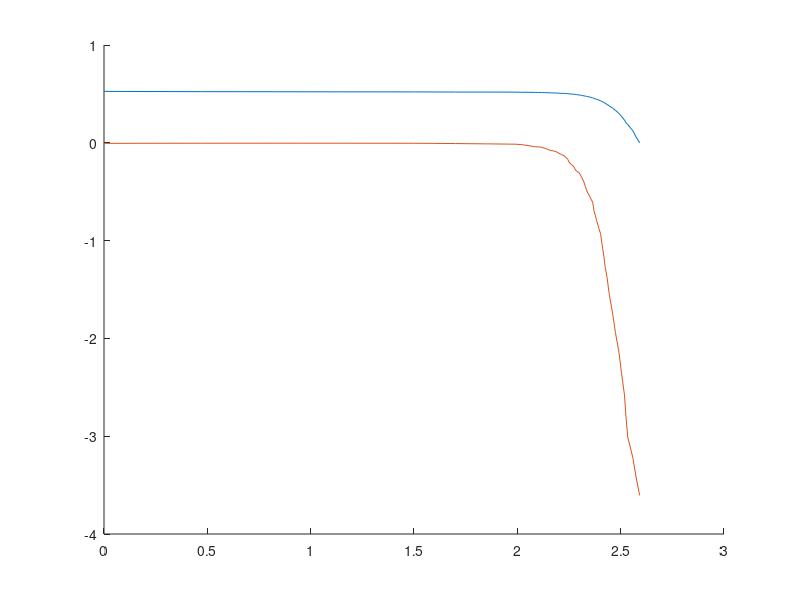
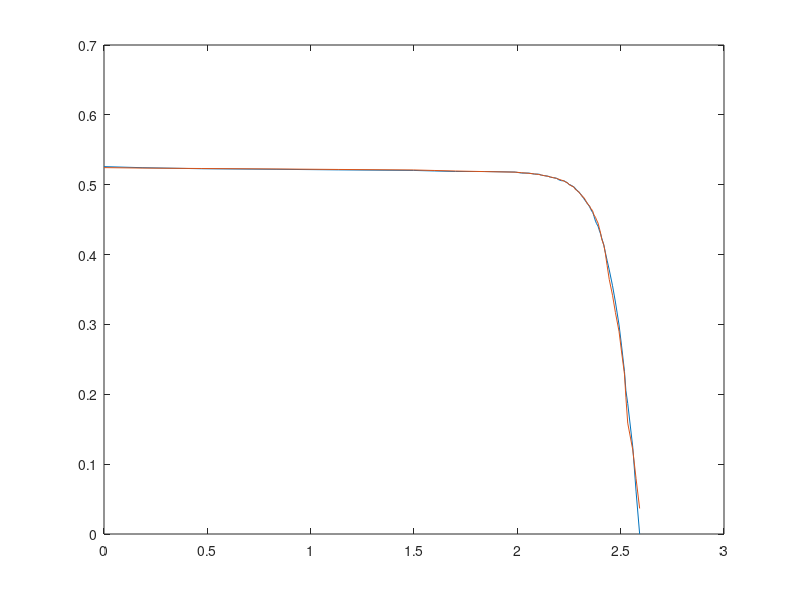

Write the MATLAB code that produced these figures, in order.
clc
clear all
close all

load('data.mat');
%        1   2   3   4  5   6   7   8
order = [3,  2,  3,  1, 2,  1,  2,  2];
span =  [5, 25, 21, 31, 5, 11, 101, 5];

% dt = 1/5; t = (0:dt:200-dt)';  i = 5*sin(2*pi*0.2*t) + randn(size(t));
% order = 3; framelen = 21;  b = sgolay(order,framelen);

for s = 2
    v = data{s,1}; 
    i = data{s,2}; 
    %dydx = gradient(i(:)) ./ gradient(v(:));
% 
% ycenter = conv(i,b((framelen+1)/2,:),'valid');
% ybegin = b(end:-1:(framelen+3)/2,:) * i(framelen:-1:1); yend = b((framelen-1)/2:-1:1,:) * i(end:-1:end-(framelen-1));
% y = [ybegin; ycenter; yend]; plot([i y]) 
% legend('Noisy Sinusoid','S-G smoothed sinusoid')
%     
    

    
    if s == 6
        v(end) = []; 
        i(end) = []; 
    end
    
    sgf = sgolayfilt(i,order(s),span(s)); 
    %sgf = sgolayfilt(dydx,order(s),span(s)); 
    p_origen = -inv((sgf(4)-sgf(1))/(v(4)-v(1)))
    p_final = -inv((sgf(end-4)-sgf(end))/(v(end-4)-v(end)))
    
    figure(s)
        plot(v,[i, sgf])
        
    pendientes(s,:) = [p_origen, p_final];
    
end

%% Filtro a la derivada

didv = gradient(i(:))./gradient(v(:));
didv = sgolayfilt(didv, 3, 21); 

disp([ 'R1 = ' num2str(inv(-didv(1))) 'R2 = ' num2str(inv(-didv(end)))])

figure()
    hold on
    plot(v,i)
    plot(v, didv)
    
% dt = 1/5; t = (0:dt:200-dt)';  x = 5*sin(2*pi*0.2*t) + randn(size(t));
% 
% order = 7; framelen = 21;  b = sgolay(order,framelen);
% ycenter = conv(x,b((framelen+1)/2,:),'valid');
% ybegin = b(end:-1:(framelen+3)/2,:) * x(framelen:-1:1); yend = b((framelen-1)/2:-1:1,:) * x(end:-1:end-(framelen-1));
% y = [ybegin; ycenter; yend]; plot([x y]) 
% legend('Noisy Sinusoid','S-G smoothed sinusoid')
%%


% voc = v(1:40); vsc = v(40:end);
% ioc = i(1:40); isc = i(40:end);
% 
% order = 3;
% span = 21;
% sgf = sgolayfilt(ioc,order,span); 
% figure()
%     plot(voc,[ioc, sgf])
%     
% p_origen = -inv((sgf(2)-sgf(1))/(voc(2)-voc(1)))
% 
% 
% sgf = sgolayfilt(isc,3,21); 
% figure()
%     plot(vsc,[isc, sgf])
%     
% p_final = -inv((sgf(end-1)-sgf(end))/(v(end-1)-v(end)))